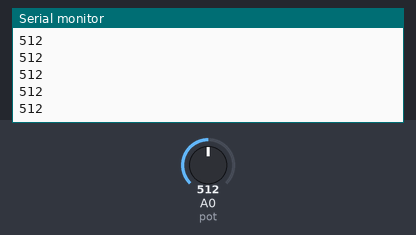
The sketch below on a simulated Arduino Uno, built with avr-gcc and run on an emulated ATmega328P. Parts: the last lines printed to the serial monitor. The inputs (shaded band) are chosen by the test bench; at power-on: A0 (pot) = 512.

Above: at 1.2 s.
1.3 s: A0 (pot) set to 716
At 1.9 s:
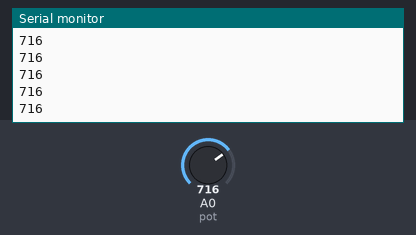
2.8 s: A0 (pot) set to 900
At 3.7 s:
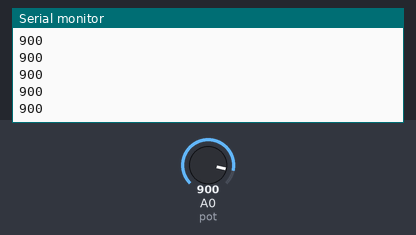
Timing chart, 0 to 5.8 s (numbered marks = the images above; inputs shaded):
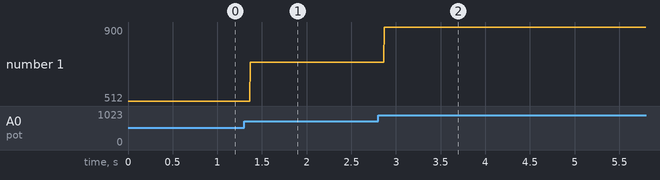

Measured:
- after the input at 1.3 s, the serial monitor: prints a new line after 0.07 s (image 1)
- after the input at 2.8 s, the serial monitor: prints a new line after 0.07 s (image 2)
- plotted number 1: 512 → 716 after the input at 1.3 s, 716 → 900 after the input at 2.8 s

The sketch:

proje_3.ino
```cpp
int pot = A0;
void setup() {
pinMode(pot,INPUT);
Serial.begin(9600);
}

void loop() {
  //digitalWrite(5,HIGH)
 int veri = analogRead(pot);
  Serial.println(veri);
}
```
